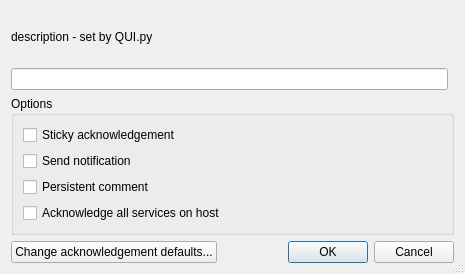
<?xml version="1.0" encoding="UTF-8"?>
<ui version="4.0">
 <class>dialog_acknowledge</class>
 <widget class="QDialog" name="dialog_acknowledge">
  <property name="geometry">
   <rect>
    <x>0</x>
    <y>0</y>
    <width>465</width>
    <height>274</height>
   </rect>
  </property>
  <property name="windowTitle">
   <string>Acknowledge</string>
  </property>
  <property name="sizeGripEnabled">
   <bool>true</bool>
  </property>
  <property name="modal">
   <bool>true</bool>
  </property>
  <layout class="QGridLayout" name="gridLayout">
   <item row="7" column="0" colspan="2">
    <layout class="QHBoxLayout" name="horizontalLayout">
     <item>
      <widget class="QPushButton" name="button_change_defaults_acknowledge">
       <property name="text">
        <string>Change acknowledgement defaults...</string>
       </property>
      </widget>
     </item>
     <item>
      <widget class="QDialogButtonBox" name="button_box">
       <property name="orientation">
        <enum>Qt::Horizontal</enum>
       </property>
       <property name="standardButtons">
        <set>QDialogButtonBox::Cancel|QDialogButtonBox::Ok</set>
       </property>
      </widget>
     </item>
    </layout>
   </item>
   <item row="5" column="0" colspan="2">
    <widget class="QGroupBox" name="options_groupbox">
     <property name="title">
      <string>Options</string>
     </property>
     <layout class="QVBoxLayout" name="verticalLayout">
      <item>
       <widget class="QCheckBox" name="input_checkbox_sticky_acknowledgement">
        <property name="text">
         <string>Sticky acknowledgement</string>
        </property>
       </widget>
      </item>
      <item>
       <widget class="QCheckBox" name="input_checkbox_send_notification">
        <property name="text">
         <string>Send notification</string>
        </property>
       </widget>
      </item>
      <item>
       <widget class="QCheckBox" name="input_checkbox_persistent_comment">
        <property name="text">
         <string>Persistent comment</string>
        </property>
       </widget>
      </item>
      <item>
       <widget class="QCheckBox" name="input_checkbox_acknowledge_all_services">
        <property name="text">
         <string>Acknowledge all services on host</string>
        </property>
       </widget>
      </item>
     </layout>
    </widget>
   </item>
   <item row="0" column="0" colspan="2">
    <widget class="QLabel" name="input_label_description">
     <property name="text">
      <string>description - set by QUI.py</string>
     </property>
    </widget>
   </item>
   <item row="4" column="0">
    <widget class="QLineEdit" name="input_lineedit_comment"/>
   </item>
  </layout>
 </widget>
 <tabstops>
  <tabstop>input_lineedit_comment</tabstop>
  <tabstop>input_checkbox_sticky_acknowledgement</tabstop>
  <tabstop>input_checkbox_send_notification</tabstop>
  <tabstop>input_checkbox_persistent_comment</tabstop>
  <tabstop>input_checkbox_acknowledge_all_services</tabstop>
  <tabstop>button_change_defaults_acknowledge</tabstop>
 </tabstops>
 <resources/>
 <connections>
  <connection>
   <sender>button_box</sender>
   <signal>accepted()</signal>
   <receiver>dialog_acknowledge</receiver>
   <slot>accept()</slot>
   <hints>
    <hint type="sourcelabel">
     <x>248</x>
     <y>254</y>
    </hint>
    <hint type="destinationlabel">
     <x>157</x>
     <y>274</y>
    </hint>
   </hints>
  </connection>
  <connection>
   <sender>button_box</sender>
   <signal>rejected()</signal>
   <receiver>dialog_acknowledge</receiver>
   <slot>reject()</slot>
   <hints>
    <hint type="sourcelabel">
     <x>316</x>
     <y>260</y>
    </hint>
    <hint type="destinationlabel">
     <x>286</x>
     <y>274</y>
    </hint>
   </hints>
  </connection>
 </connections>
</ui>
